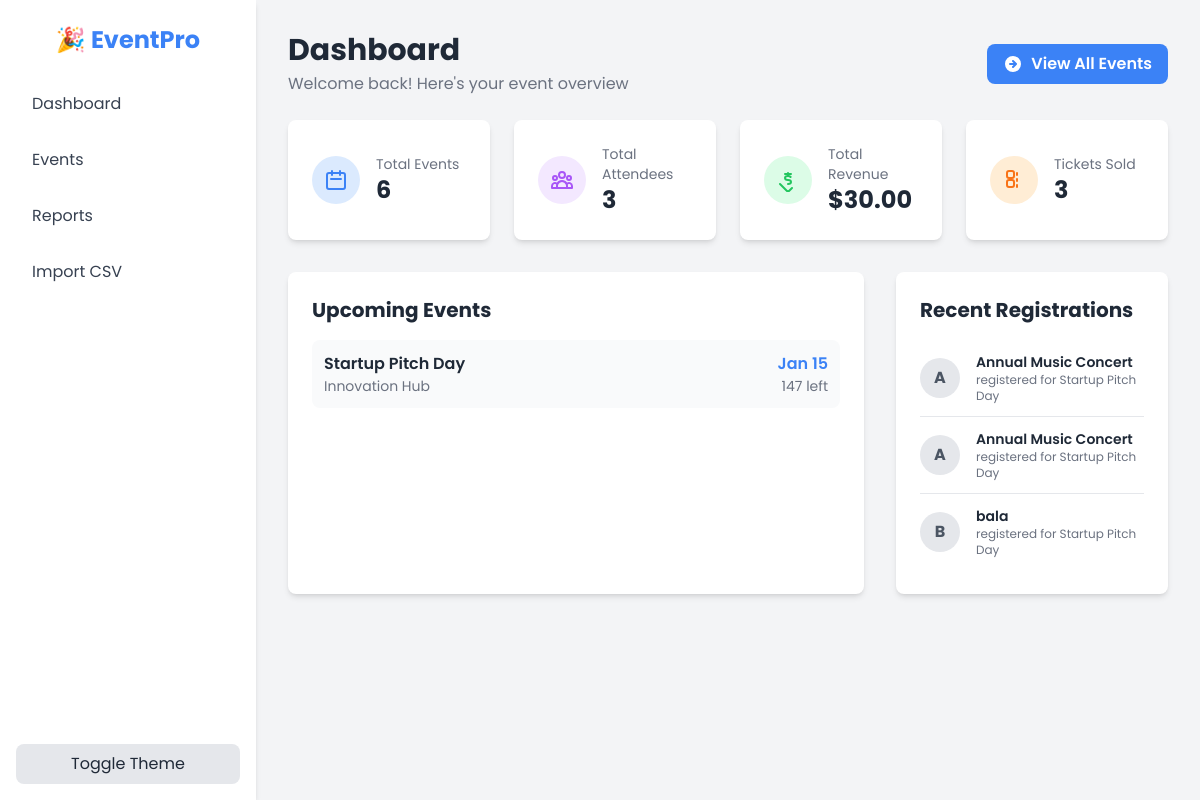
The page / on the database its author committed.
### app.py (models this page shows)
class Event(db.Model):
    id = db.Column(db.Integer, primary_key=True)
    title = db.Column(db.String(100), nullable=False)
    description = db.Column(db.Text, nullable=False)
    date = db.Column(db.DateTime, nullable=False)
    location = db.Column(db.String(100), nullable=False)
    capacity = db.Column(db.Integer, nullable=False)
    image_url = db.Column(db.String(200), nullable=True)
    attendees = db.relationship('Attendee', backref='event', lazy=True, cascade="all, delete-orphan")
    @property
    def tickets_sold(self):
        return len(self.attendees)
    @property
    def tickets_available(self):
        return self.capacity - self.tickets_sold

class Attendee(db.Model):
    id = db.Column(db.Integer, primary_key=True)
    name = db.Column(db.String(100), nullable=False)
    email = db.Column(db.String(100), nullable=False)
    event_id = db.Column(db.Integer, db.ForeignKey('event.id'), nullable=False)

### app.py (the view)
@app.route('/')
def dashboard():
    total_events = Event.query.count()
    total_attendees = Attendee.query.count()
    total_revenue = total_attendees * 10
    upcoming_events = Event.query.filter(
        Event.date >= datetime.combine(date.today(), datetime.min.time())
    ).order_by(Event.date.asc()).limit(5).all()
    recent_attendees = Attendee.query.order_by(Attendee.id.desc()).limit(5).all()
    return render_template(
        'dashboard.html',
        total_events=total_events,
        total_attendees=total_attendees,
        total_revenue=total_revenue,
        upcoming_events=upcoming_events,
        recent_attendees=recent_attendees
    )

### templates/dashboard.html (shortened to what this page needs)
{% extends "layout.html" %}
{% block content %}
<div class="flex justify-between items-center mb-6">
    <div>
        <h2 class="text-3xl font-bold text-gray-800 dark:text-white">Dashboard</h2>
        <p class="text-gray-500 dark:text-gray-400 mt-1">Welcome back! Here's your event overview</p>
    </div>
    <a href="{{ url_for('list_events') }}" class="bg-primary text-white px-4 py-2 rounded-lg font-semibold hover:bg-blue-700 transition-colors flex items-center gap-2">
        <svg xmlns="http://www.w3.org/2000/svg" class="h-5 w-5" viewBox="0 0 20 20" fill="currentColor"><path fill-rule="evenodd" d="M10 18a8 8 0 100-16 8 8 0 000 16zm3.707-8.707l-3-3a1 1 0 00-1.414 1.414L10.586 9H7a1 1 0 100 2h3.586l-1.293 1.293a1 1 0 101.414 1.414l3-3a1 1 0 000-1.414z" clip-rule="evenodd" /></svg>
        <span>View All Events</span>
    </a>
</div>
<div class="grid grid-cols-1 sm:grid-cols-2 lg:grid-cols-4 gap-6 mb-8">
    <div class="bg-white dark:bg-gray-800 p-6 rounded-lg shadow-md flex items-center gap-4">
        <div class="bg-blue-100 dark:bg-blue-900/50 p-3 rounded-full"><svg xmlns="http://www.w3.org/2000/svg" class="h-6 w-6 text-blue-500" fill="none" viewBox="0 0 24 24" stroke="currentColor" stroke-width="2"><path stroke-linecap="round" stroke-linejoin="round" d="M8 7V3m8 4V3m-9 8h10M5 21h14a2 2 0 002-2V7a2 2 0 00-2-2H5a2 2 0 00-2 2v12a2 2 0 002 2z" /></svg></div>
        <div>
            <p class="text-sm text-gray-500 dark:text-gray-400">Total Events</p>
            <p class="text-2xl font-bold text-gray-800 dark:text-white">{{ total_events }}</p>
        </div>
    </div>
    <div class="bg-white dark:bg-gray-800 p-6 rounded-lg shadow-md flex items-center gap-4">
        <div class="bg-purple-100 dark:bg-purple-900/50 p-3 rounded-full"></div>
        <div>
            <p class="text-sm text-gray-500 dark:text-gray-400">Total Attendees</p>
            <p class="text-2xl font-bold text-gray-800 dark:text-white">{{ total_attendees }}</p>
        </div>
    </div>
    <div class="bg-white dark:bg-gray-800 p-6 rounded-lg shadow-md flex items-center gap-4">
        <div class="bg-green-100 dark:bg-green-900/50 p-3 rounded-full"></div>
        <div>
            <p class="text-sm text-gray-500 dark:text-gray-400">Total Revenue</p>
            <p class="text-2xl font-bold text-gray-800 dark:text-white">${{ "{:,.2f}".format(total_revenue) }}</p>
        </div>
    </div>
    <div class="bg-white dark:bg-gray-800 p-6 rounded-lg shadow-md flex items-center gap-4">
        <div class="bg-orange-100 dark:bg-orange-900/50 p-3 rounded-full"></div>
        <div>
            <p class="text-sm text-gray-500 dark:text-gray-400">Tickets Sold</p>
            <p class="text-2xl font-bold text-gray-800 dark:text-white">{{ total_attendees }}</p>
        </div>
    </div>
</div>
<div class="grid grid-cols-1 lg:grid-cols-3 gap-8">
    <div class="lg:col-span-2 bg-white dark:bg-gray-800 p-6 rounded-lg shadow-md">
        <h3 class="text-xl font-bold text-gray-800 dark:text-white mb-4">Upcoming Events</h3>
        {% if upcoming_events %}
            <div class="space-y-4">
            {% for event in upcoming_events %}
                <div class="flex items-center justify-between p-3 bg-gray-50 dark:bg-gray-700/50 rounded-lg">
                    <div>
                        <p class="font-semibold text-gray-800 dark:text-white">{{ event.title }}</p>
                        <p class="text-sm text-gray-500 dark:text-gray-400">{{ event.location }}</p>
                    </div>
                    <div class="text-right">
                        <p class="font-semibold text-primary">{{ event.date.strftime('%b %d') }}</p>
                        <p class="text-sm text-gray-500 dark:text-gray-400">{{ event.tickets_available }} left</p>
                    </div>
                </div>
            {% endfor %}
            </div>
        {% endif %}
    </div>
    <div class="lg:col-span-1 bg-white dark:bg-gray-800 p-6 rounded-lg shadow-md">
        <h3 class="text-xl font-bold text-gray-800 dark:text-white mb-4">Recent Registrations</h3>
        {% if recent_attendees %}
            <div class="divide-y divide-gray-200 dark:divide-gray-700">
            {% for attendee in recent_attendees %}
                <div class="py-3 flex items-center gap-4">
                    <div class="h-10 w-10 flex-shrink-0 bg-gray-200 dark:bg-gray-700 rounded-full flex items-center justify-center">
                        <span class="font-bold text-gray-600 dark:text-gray-300">{{ attendee.name[0] | upper }}</span>
                    </div>
                    <div>
                        <p class="font-semibold text-sm text-gray-800 dark:text-white">{{ attendee.name }}</p>
                        <p class="text-xs text-gray-500 dark:text-gray-400">registered for {{ attendee.event.title }}</p>
                    </div>
                </div>
            {% endfor %}
            </div>
        {% endif %}
    </div>
</div>
{% endblock %}

### templates/layout.html (shortened to what this page needs)
<!DOCTYPE html>
<html lang="en" class="light">
<head>
    <script src="https://cdn.tailwindcss.com"></script>
</head>
<body class="bg-gray-100 dark:bg-gray-900 font-sans text-gray-800 dark:text-gray-200">
    <div class="flex h-screen">
        <aside class="w-64 bg-white dark:bg-gray-800 shadow-md flex flex-col">
            <div class="p-6 text-center">
                <h1 class="text-2xl font-bold text-primary">🎉 EventPro</h1>
            </div>
            <nav class="flex-1 px-4">
                <a href="{{ url_for('dashboard') }}" class="flex items-center px-4 py-3 text-gray-700 dark:text-gray-300 hover:bg-gray-200 dark:hover:bg-gray-700 rounded-lg transition-colors">Dashboard</a>
                <a href="{{ url_for('list_events') }}" class="flex items-center px-4 py-3 mt-2 text-gray-700 dark:text-gray-300 hover:bg-gray-200 dark:hover:bg-gray-700 rounded-lg transition-colors">Events</a>
                <a href="{{ url_for('reports') }}" class="flex items-center px-4 py-3 mt-2 text-gray-700 dark:text-gray-300 hover:bg-gray-200 dark:hover:bg-gray-700 rounded-lg transition-colors">Reports</a>
                <a href="{{ url_for('import_csv') }}" class="flex items-center px-4 py-3 mt-2 text-gray-700 dark:text-gray-300 hover:bg-gray-200 dark:hover:bg-gray-700 rounded-lg transition-colors">Import CSV</a>
            </nav>
            <div class="p-4">
                 <button id="theme-toggle" class="w-full px-4 py-2 bg-gray-200 dark:bg-gray-700 rounded-lg">Toggle Theme</button>
            </div>
        </aside>
        <main class="flex-1 p-8 overflow-y-auto">
            {% block content %}{% endblock %}
        </main>
    </div>
</body>
</html>

### rows shown on the page
Event: title "Startup Pitch Day", location "Innovation Hub", date "Jan 15", tickets_available "147"
Attendee: name "A", name "Annual Music Concert", event "Startup Pitch Day"
Attendee: name "A", name "Annual Music Concert", event "Startup Pitch Day"
Attendee: name "B", name "bala", event "Startup Pitch Day"

### other values the page prints
{{ total_events }} "6"
{{ total_attendees }} "3"
{{ "{:,.2f}".format(total_revenue) }} "30.00"
